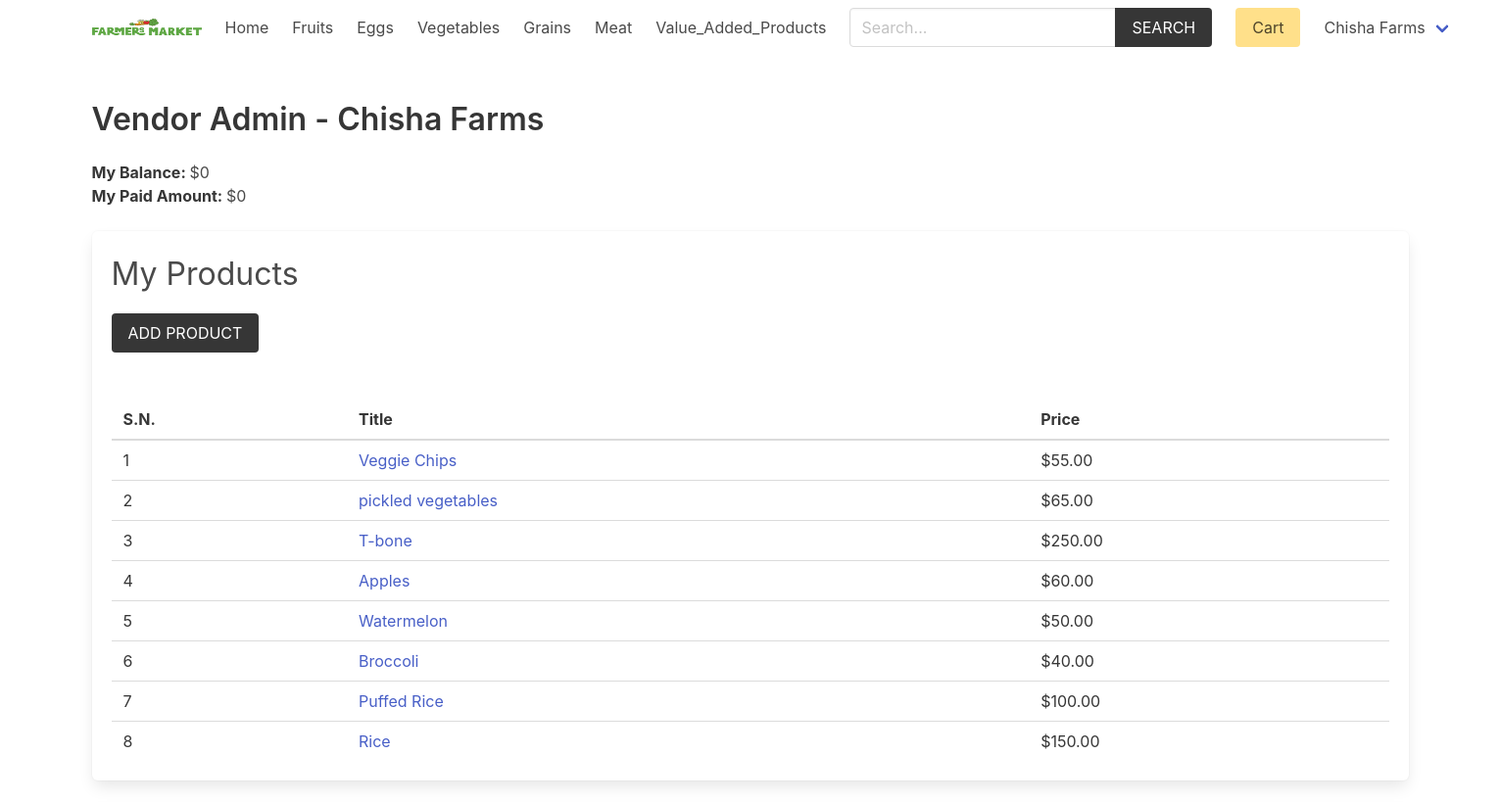
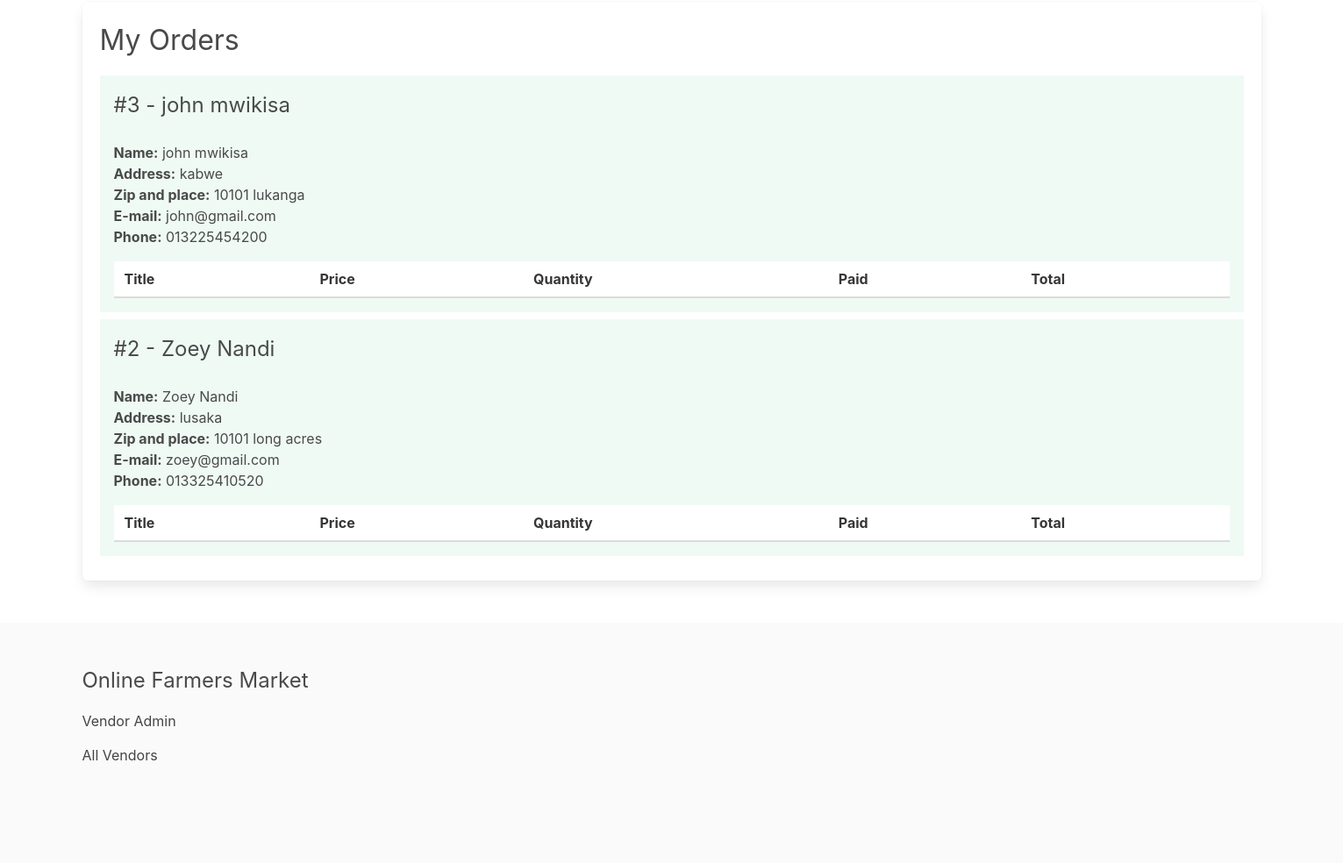
The app's page /vendor/vendor-admin/ (signed in) with its own data (2 pictures, top to bottom).
### product/models.py (models this page shows, shortened)
class Category(models.Model):
    title = models.CharField(max_length=50)
    slug = models.SlugField(max_length=55)
    ordering = models.IntegerField(default=0)
    class Meta:
        ordering = ['ordering']

class Product(models.Model):
    category = models.ForeignKey(Category, related_name='products', on_delete=models.CASCADE)
    vendor = models.ForeignKey(Vendor, related_name="products", on_delete=models.CASCADE)
    title = models.CharField(max_length=50)
    slug = models.SlugField(max_length=55)
    description = models.TextField(blank=True, null=True)
    price = models.DecimalField(max_digits=6, decimal_places=2)
    added_date = models.DateTimeField(auto_now_add=True)
    image = models.ImageField(upload_to='uploads/', blank=True, null=True)
    thumbnail = models.ImageField(upload_to='uploads/', blank=True, null=True) # Change uploads to thumbnails
    class Meta:
        ordering = ['-added_date']

### vendor/models.py (models this page shows, shortened)
class Vendor(models.Model):
    name = models.CharField(max_length=255)
    created_at = models.DateTimeField(auto_now_add=True)
    created_by = models.OneToOneField(User, related_name='vendor', on_delete=models.CASCADE)
    class Meta:
        ordering = ['name']
    def get_balance(self):
        items = self.items.filter(vendor_paid=False, order__vendors__in=[self.id])
        return sum((item.product.price * item.quantity) for item in items)
    def get_paid_amount(self):
        items = self.items.filter(vendor_paid=True, order__vendors__in=[self.id])
        return sum((item.product.price * item.quantity) for item in items)

### order/models.py (models this page shows, shortened)
class Order(models.Model):
    first_name = models.CharField(max_length=100)
    last_name = models.CharField(max_length=100)
    email = models.CharField(max_length=100)
    address = models.CharField(max_length=100)
    zipcode = models.CharField(max_length=100)
    place = models.CharField(max_length=100)
    phone = models.CharField(max_length=100)
    created_at = models.DateTimeField(auto_now_add=True)
    paid_amount = models.DecimalField(max_digits=8, decimal_places=2)
    vendors = models.ManyToManyField(Vendor, related_name="orders")
    class Meta:
        ordering = ['-created_at']

### vendor/views.py (the view)
# urls.py: path('vendor-admin/', views.vendor_admin, name="vendor-admin"),
@login_required
def vendor_admin(request):
    vendor = request.user.vendor
    products = vendor.products.all()
    orders = vendor.orders.all()
    for order in orders:
        order.vendor_amount = 0
        order.vendor_paid_amount = 0
        order.fully_paid = True
        for item in order.items.all():
            if item.vendor == request.user.vendor:
                if item.vendor_paid:
                    order.vendor_paid_amount += item.get_total_price()
                else:
                    order.vendor_amount += item.get_total_price()
                    order.fully_paid = False
    return render(request, 'vendor/vendor_admin.html', {'vendor': vendor, 'products': products, 'orders': orders})

### product/context_processors.py (called while the page is built)
def menu_categories(request):
    categories = Category.objects.all()
    return {'categories': categories}

### simple_multivendor_site/cart/cart.py (called while the page is built)
    def __len__(self):
        return sum(item['quantity'] for item in self.cart.values())

### simple_multivendor_site/cart/context_processors.py (called while the page is built)
def cart(request):
    return {'cart': Cart(request)}

### templates/vendor/vendor_admin.html (shortened to what this page needs)
{% extends 'core/base.html' %}
{% block content %}
    <h1 class="title">Vendor Admin - <span class="is-capitalized">{{vendor.name}}</span></h1>
    <div class="mb-5">
        <strong>My Balance: </strong> ${{vendor.get_balance}} <br>
        <strong>My Paid Amount: </strong> ${{vendor.get_paid_amount}}
    </div>
    <div class="box">
        <h2 class="is-size-3 mb-4">My Products</h2>
        <a href="{% url 'vendor:add-product' %}" class="button is-dark is-uppercase mb-6">Add Product</a>
        {% if products %}
            <table class="table is-fullwidth">
                <thead>
                    <tr>
                        <th>S.N.</th>
                        <th>Title</th>
                        <th>Price</th>
                    </tr>
                </thead>
                <tbody>
                    {% for product in products %}
                        <tr>
                            <td>{{ forloop.counter }}</td>
                            <td><a href="{% url 'product:product' product.category.slug product.slug %}">{{ product.title }}</a></td>
                            <td>${{ product.price }}</td>
                        </tr>
                    {% endfor %}
                </tbody>
            </table>
        {% else %}
            <p class="has-text-danger">Products not added yet.</p>
        {% endif %}
    </div>
    <div class="box">
        <h2 class="is-size-3 mb-4">My Orders</h2>
        {% if orders %}
            {% for order in orders %}
                <div class="{% if order.fully_paid %}has-background-success-light{% else %}has-background-info-light{% endif %} mb-2 p-4">
                    <div class="columns is-multiline">
                        <div class="column is-6">
                            <h3 class="is-size-4">#{{ order.id }} - {{ order.first_name }} {{ order.last_name }}</h3>
                        </div>
                        <div class="column is-12">
                            <b>Name:</b> {{ order.first_name }} {{ order.last_name }}<br>
                            <b>Address:</b> {{ order.address }}<br>
                            <b>Zip and place:</b> {{ order.zipcode }} {{ order.place }}<br>
                            <b>E-mail:</b> {{ order.email }}<br>
                            <b>Phone:</b> {{ order.phone }}
                            <table class="table is-fullwidth mt-4">
                                <thead>
                                    <tr>
                                        <th>Title</th>
                                        <th>Price</th>
                                        <th>Quantity</th>
                                        <th>Paid</th>
                                        <th>Total</th>
                                    </tr>
                                </thead>
                            </table>
                        </div>
                    </div>
                </div>
            {% endfor %}
        {% endif %}
    </div>
{% endblock content %}

### templates/core/base.html (shortened to what this page needs)
{% load static %}
<!DOCTYPE html>
<html lang="en">
<head>
    <link rel="stylesheet" href="https://cdn.jsdelivr.net/npm/bulma@0.9.2/css/bulma.min.css">
    <link rel="stylesheet" href="{% static 'css/main.css' %}">
</head>
<body>
    <div class="container">
        <nav class="navbar" role="navigation" aria-label="main navigation">
            <div class="navbar-brand">
                <a class="navbar-item" href="{% url 'core:home' %}">
                <img width="112" height=97">
                </a>
            </div>
            <div id="navbarBasicExample" class="navbar-menu">
                <div class="navbar-start">
                <a class="navbar-item" href="{% url 'core:home' %}">
                    Home
                </a>
                {% for category in categories %}
                    <a class="navbar-item" href="{% url 'product:category' category.slug %}">
                        {{category.title}}
                    </a>
                {% endfor %}
                </div>
                <div class="navbar-start">
                    <div class="navbar-item">
                        <form method="get" action="{% url 'product:search' %}">
                            <div class="field has-addons">
                                <div class="control">
                                    <input type="search" name="query" id="" class="input" placeholder="Search...">
                                </div>
                                <div class="control">
                                    <button class="button is-dark is-uppercase">Search</button>
                                </div>
                            </div>
                        </form>
                    </div>
                </div>
                <div class="navbar-end">
                <div class="navbar-item">
                    <a href="{% url 'cart:cart' %}" class="button is-warning">Cart {% if cart %}({{cart|length}}){% endif %}</a>
                </div>
                {% if request.user.is_authenticated %}
                <div class="navbar-item has-dropdown is-hoverable">
                    <a class="navbar-link is-capitalized">
                    {{user.vendor.name}}
                    </a>
                </div>
                {% endif %}
                </div>
            </div>
            </nav>
    </div>
    <section class="section">
        <div class="container">
            {% block content %}{% endblock content %}
        </div>
    </section>
    <footer class="footer">
        <div class="container">
            <h3 class="is-size-4 mb-4">Online Farmers Market</h3>
            {% if request.user.is_authenticated %}
                <a href="{% url 'vendor:vendor-admin' %}">Vendor Admin</a>
            {% else %}
                <a href="{% url 'vendor:become-vendor' %}">Become a Vendor</a>
            {% endif %}
            <br>
            <a href="{% url 'vendor:vendors' %}">All Vendors</a>
        </div>
    </footer>
</body>
</html>

### core/static/css/main.css (style rules this page uses)
.footer a { margin-bottom: 15px; display: inline-block; color: #444; }

### records on screen
Category: title "Fruits"
Category: title "Eggs"
Category: title "Vegetables"
Category: title "Grains"
Category: title "Meat"
Category: title "Value_Added_Products"
Vendor: name "Chisha Farms", get_balance "0", get_paid_amount "0"
Product: title "Veggie Chips", price "55.00"
Product: title "pickled vegetables", price "65.00"
Product: title "T-bone", price "250.00"
Product: title "Apples", price "60.00"
Product: title "Watermelon", price "50.00"
Product: title "Broccoli", price "40.00"
Product: title "Puffed Rice", price "100.00"
Product: title "Rice", price "150.00"
Order: id "3", first_name "john", last_name "mwikisa", address "kabwe", zipcode "10101", place "lukanga", email "john@gmail.com", phone "013225454200"
Order: id "2", first_name "Zoey", last_name "Nandi", address "lusaka", zipcode "10101", place "long acres", email "zoey@gmail.com", phone "013325410520"

### other values on screen
{{ user.vendor.name }} "Chisha Farms"
